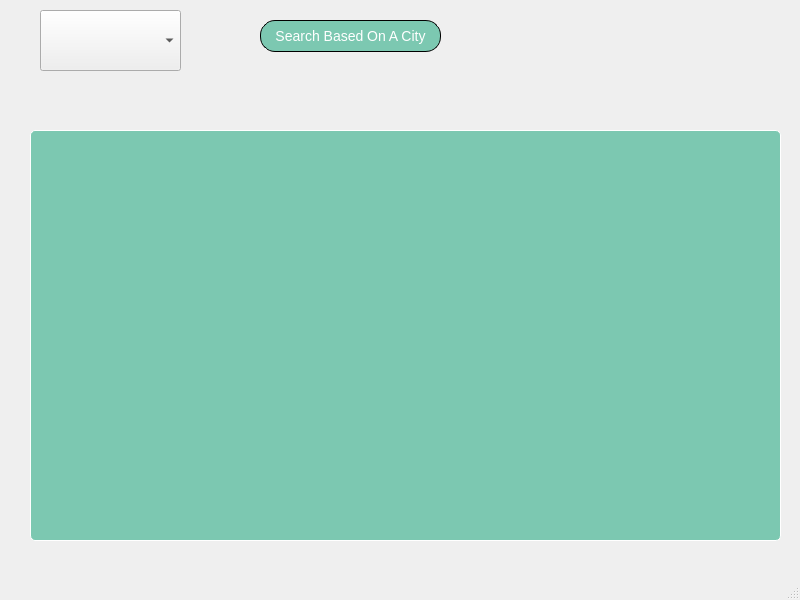
<?xml version="1.0" encoding="UTF-8"?>
<ui version="4.0">
 <class>PurchaseHistory</class>
 <widget class="QMainWindow" name="PurchaseHistory">
  <property name="geometry">
   <rect>
    <x>0</x>
    <y>0</y>
    <width>800</width>
    <height>600</height>
   </rect>
  </property>
  <property name="windowTitle">
   <string>MainWindow</string>
  </property>
  <widget class="QWidget" name="centralwidget">
   <widget class="QTableView" name="tableView">
    <property name="geometry">
     <rect>
      <x>20</x>
      <y>120</y>
      <width>771</width>
      <height>431</height>
     </rect>
    </property>
    <property name="styleSheet">
     <string notr="true">QTableView{
background-color: #7cc8b1;
text-align: center;
color: white;
font-size: 10px;
border: 1px solid white;
border-radius: 5px;
margin: 10px;
padding: 10px;
}</string>
    </property>
   </widget>
   <widget class="QComboBox" name="comboBox">
    <property name="geometry">
     <rect>
      <x>40</x>
      <y>10</y>
      <width>141</width>
      <height>61</height>
     </rect>
    </property>
    <property name="cursor">
     <cursorShape>PointingHandCursor</cursorShape>
    </property>
    <property name="styleSheet">
     <string notr="true"/>
    </property>
    <property name="currentText">
     <string/>
    </property>
   </widget>
   <widget class="QPushButton" name="pushButton_selectCity">
    <property name="geometry">
     <rect>
      <x>260</x>
      <y>20</y>
      <width>181</width>
      <height>32</height>
     </rect>
    </property>
    <property name="cursor">
     <cursorShape>PointingHandCursor</cursorShape>
    </property>
    <property name="styleSheet">
     <string notr="true">QPushButton{
text-align: center;
color: white;
font-size: 14px;
background-color: #7cc8b1;
border: 1px solid black;
border-radius: 15px;
}</string>
    </property>
    <property name="text">
     <string>Search Based On A City</string>
    </property>
   </widget>
  </widget>
  <widget class="QMenuBar" name="menubar">
   <property name="geometry">
    <rect>
     <x>0</x>
     <y>0</y>
     <width>800</width>
     <height>22</height>
    </rect>
   </property>
  </widget>
  <widget class="QStatusBar" name="statusbar"/>
 </widget>
 <resources/>
 <connections/>
</ui>
